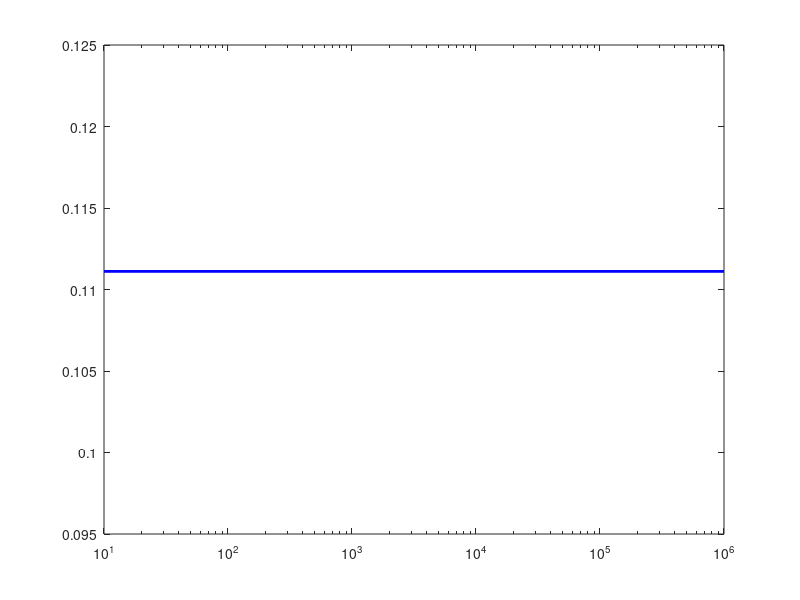

MATLAB code to generate this figure: (Note: this script raises an error after producing the figure.)
function test_problem2()
    fprintf('--- problem 2 ---\n');
    
    n_vals = [10, 100, 1000, 10000, 100000, 1000000];
    n_experiments = 50; 
    
    fig = figure('name', 'monte_carlo_spd', 'color', 'w', 'visible', 'off');

    true_frac = 1 / 9;
    semilogx([10, 1000000], [true_frac, true_frac], 'b-', 'linewidth', 2);

    hold on;
    
    for i = 1:length(n_vals)
        n = n_vals(i);
        fracs = zeros(n_experiments, 1);
        
        for j = 1:n_experiments
            fracs(j) = problem2(n);
        end
        semilogx(repmat(n, n_experiments, 1), fracs, 'r.', 'markersize', 8);

        if i == length(n_vals)
            final_best_estimate = mean(fracs);
        end
    end

    fprintf('analytic fraction (1/9):        %.6f\n', true_frac);
    fprintf('monte carlo estimated fraction: %.6f\n', final_best_estimate);
    fprintf('absolute error:                 %e\n\n', abs(final_best_estimate - true_frac));
    
    grid on;
    
    set(gca, 'xscale', 'log');
    
    xlim([10, 1000000]); 
    ylim([0, 0.2]);
    set(gca, 'xtick', n_vals);
    
    xlabel('Number of trials N');
    ylabel('Fraction of space which is SPD');
    title('Monte Carlo computation of SPD fraction');
    legend('Analytic (1/9)', 'Monte Carlo computation', 'location', 'southeast');
    
    if ~exist('docs', 'dir'), mkdir('docs'); end
    saveas(fig, fullfile('docs', 'problem2.png'));
    close(fig);
    
    fprintf('plot saved in docs\n');
end
